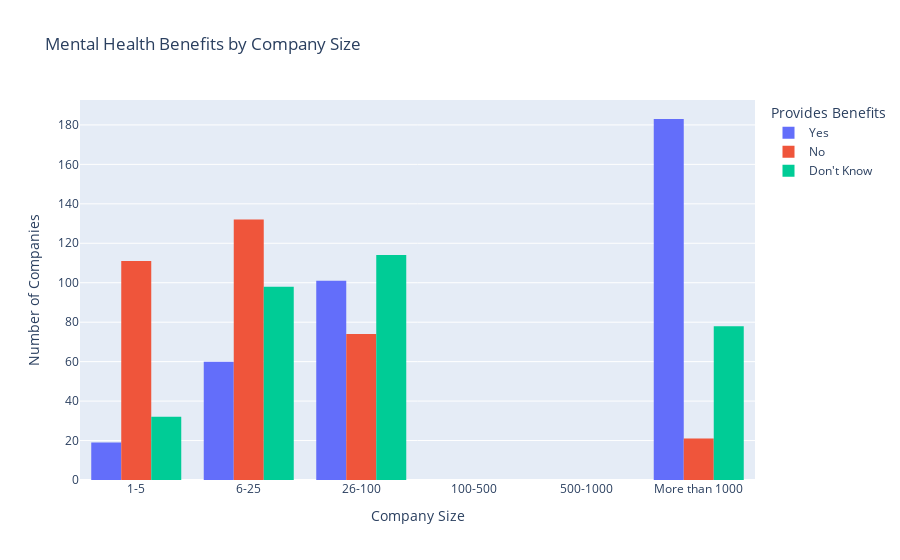

The cell this chart's notebook holds for it:
### Markdown cell above
### Question: What is the prevalence of mental health benefits, care options, and wellness programs provided by employers, and how does this correlate with company size?

### Code cell
fig = px.histogram(df, x='no_employees', color='benefits', barmode='group',
                   title='Mental Health Benefits by Company Size',
                   category_orders={'no_employees': df['no_employees'].cat.categories, 'benefits': ['Yes', 'No', 'Don\'t Know']},
                   labels={'benefits': 'Provides Benefits'})
fig.update_layout(xaxis_title='Company Size', yaxis_title='Number of Companies')
fig.show()

### Figure 1 — Plotly figure (JSON) as saved in the notebook; plotly's stock layout.template omitted (floating-point values rounded to 4 significant figures; data arrays with more than 128 entries replaced by an {"elided": "..."} marker saying what was removed)
{"data": [{"alignmentgroup": "True", "bingroup": "x", "hovertemplate": "Provides Benefits=Yes<br>no_employees=%{x}<br>count=%{y}<extra></extra>", "legendgroup": "Yes", "marker": {"color": "#636efa", "pattern": {"shape": ""}}, "name": "Yes", "offsetgroup": "Yes", "orientation": "v", "showlegend": true, "type": "histogram", "x": {"elided": "477 str values"}, "xaxis": "x", "yaxis": "y"}, {"alignmentgroup": "True", "bingroup": "x", "hovertemplate": "Provides Benefits=No<br>no_employees=%{x}<br>count=%{y}<extra></extra>", "legendgroup": "No", "marker": {"color": "#EF553B", "pattern": {"shape": ""}}, "name": "No", "offsetgroup": "No", "orientation": "v", "showlegend": true, "type": "histogram", "x": {"elided": "374 str values"}, "xaxis": "x", "yaxis": "y"}, {"alignmentgroup": "True", "bingroup": "x", "hovertemplate": "Provides Benefits=Don't Know<br>no_employees=%{x}<br>count=%{y}<extra></extra>", "legendgroup": "Don't Know", "marker": {"color": "#00cc96", "pattern": {"shape": ""}}, "name": "Don't Know", "offsetgroup": "Don't Know", "orientation": "v", "showlegend": true, "type": "histogram", "x": {"elided": "408 str values"}, "xaxis": "x", "yaxis": "y"}], "layout": {"barmode": "group", "legend": {"title": {"text": "Provides Benefits"}, "tracegroupgap": 0}, "title": {"text": "Mental Health Benefits by Company Size"}, "xaxis": {"anchor": "y", "categoryarray": ["1-5", "6-25", "26-100", "100-500", "500-1000", "More than 1000"], "categoryorder": "array", "domain": [0, 1], "title": {"text": "Company Size"}}, "yaxis": {"anchor": "x", "domain": [0, 1], "title": {"text": "Number of Companies"}}}}
